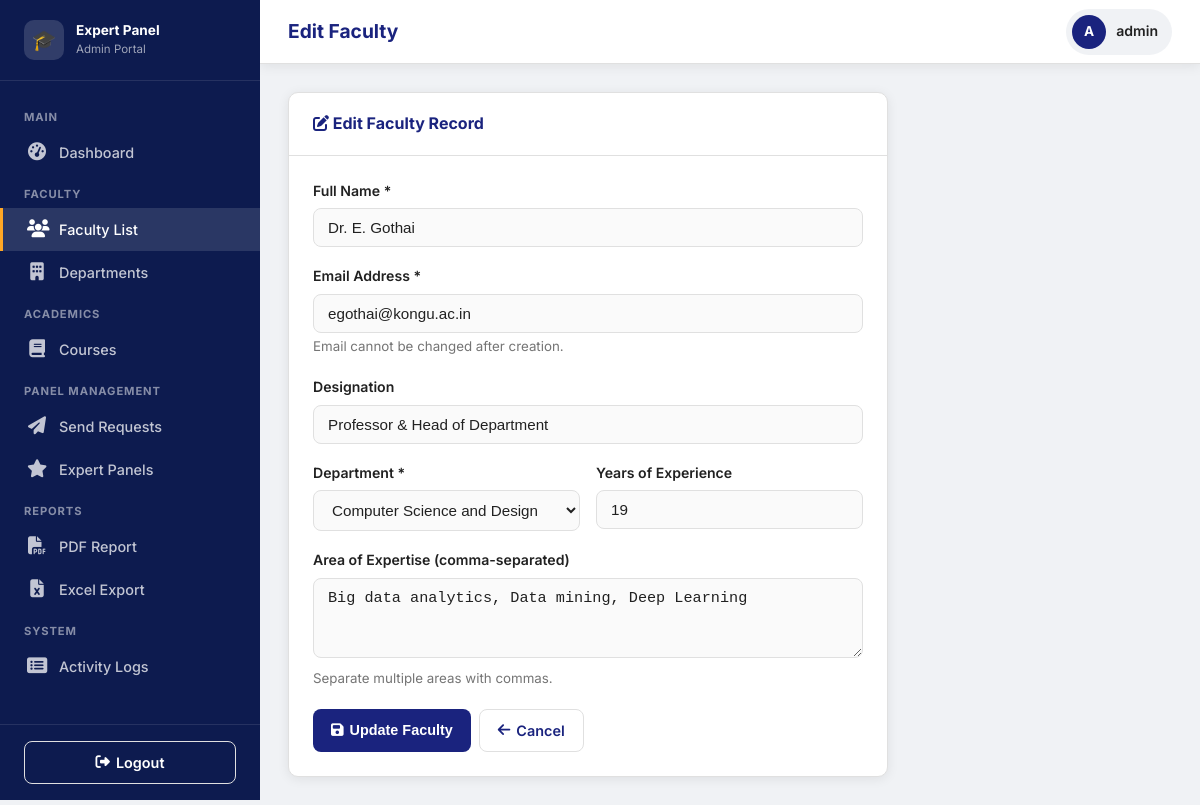
Screenshot of /admin/faculty/1/edit (signed in) with the database file from the repository.
### models.py (models this page shows, shortened)
class Admin(UserMixin, db.Model):
    __tablename__ = "admins"
    id = db.Column(db.Integer, primary_key=True)
    username = db.Column(db.String(80), unique=True, nullable=False)
    email = db.Column(db.String(120), unique=True, nullable=False)
    password_hash = db.Column(db.String(256), nullable=False)
    created_at = db.Column(db.DateTime, default=lambda: datetime.now(timezone.utc))

class Faculty(UserMixin, db.Model):
    __tablename__ = "faculty"
    id = db.Column(db.Integer, primary_key=True)
    name = db.Column(db.String(150), nullable=False)
    email = db.Column(db.String(120), unique=True, nullable=False)
    designation = db.Column(db.String(100))
    years_of_experience = db.Column(db.Integer, default=0)
    area_of_expertise = db.Column(db.Text)  # comma-separated tags
    department_id = db.Column(db.Integer, db.ForeignKey("departments.id"), nullable=False)
    password_hash = db.Column(db.String(256))  # set only after acceptance
    is_active = db.Column(db.Boolean, default=True)
    created_at = db.Column(db.DateTime, default=lambda: datetime.now(timezone.utc))
    department = db.relationship("Department", back_populates="faculty")
    requests = db.relationship("PanelRequest", back_populates="faculty", lazy="dynamic")

class Department(db.Model):
    __tablename__ = "departments"
    id = db.Column(db.Integer, primary_key=True)
    name = db.Column(db.String(150), unique=True, nullable=False)
    short_code = db.Column(db.String(20), unique=True, nullable=False)
    created_at = db.Column(db.DateTime, default=lambda: datetime.now(timezone.utc))
    faculty = db.relationship("Faculty", back_populates="department", lazy="dynamic")
    courses = db.relationship("Course", back_populates="department", lazy="dynamic")

### routes/admin_routes.py (the view, shortened to what this page needs)
@admin_bp.route("/faculty/<int:fid>/edit", methods=["GET", "POST"])
@login_required
@admin_only
def edit_faculty(fid: int):
    f = Faculty.query.get_or_404(fid)
    departments = Department.query.order_by(Department.name).all()
    return render_template("admin/faculty_form.html", faculty=f, departments=departments, action="edit")

### app.py (called while the page is built)
@login_manager.user_loader
def load_user(user_id: str):
    if user_id.startswith("admin-"):
        return Admin.query.get(int(user_id.split("-", 1)[1]))
    elif user_id.startswith("faculty-"):
        return Faculty.query.get(int(user_id.split("-", 1)[1]))
    return None

### routes/admin_routes.py (called while the page is built)
def admin_only(f):
    from functools import wraps
    @wraps(f)
    def decorated(*args, **kwargs):
        if not current_user.is_authenticated or not isinstance(current_user._get_current_object(), Admin):
            flash("Admin access required.", "danger")
            return redirect(url_for("admin.login"))
        return f(*args, **kwargs)
    return decorated

### templates/admin/faculty_form.html (shortened to what this page needs)
{% extends "admin/base_admin.html" %}
{% block page_title %}{{ 'Edit Faculty' if action == 'edit' else 'Add New Faculty' }}{% endblock %}
{% block content %}
<div class="card" style="max-width:600px;">
  <div class="card-header">
    <h3><i class="fas fa-{{ 'edit' if action=='edit' else 'user-plus' }}"></i>
      {{ 'Edit Faculty Record' if action=='edit' else 'Add Faculty Member' }}</h3>
  </div>
  <div class="card-body">
    <form method="POST">
      <div class="form-group">
        <label>Full Name *</label>
        <input type="text" name="name" class="form-control"
               value="{{ faculty.name if faculty else '' }}" required placeholder="Dr. / Prof. Full Name">
      </div>
      <div class="form-group">
        <label>Email Address *</label>
        <input type="email" name="email" class="form-control"
               value="{{ faculty.email if faculty else '' }}"
               pattern=".+@(kongu\.edu|kongu\.ac\.in)$"
               title="Must end with @kongu.edu or @kongu.ac.in"
               {% if action=='edit' %}readonly{% endif %}
               required placeholder="faculty@kongu.edu or faculty@kongu.ac.in">
        <small class="text-muted">
          {% if action=='edit' %}
            Email cannot be changed after creation.
          {% else %}
            Allowed domains: <code>@kongu.edu</code> or <code>@kongu.ac.in</code>
          {% endif %}
        </small>
      </div>
      <div class="form-group">
        <label>Designation</label>
        <input type="text" name="designation" class="form-control"
               value="{{ faculty.designation if faculty and faculty.designation else '' }}"
               placeholder="e.g. Assistant Professor">
      </div>
      <div style="display:grid;grid-template-columns:1fr 1fr;gap:16px;">
        <div class="form-group">
          <label>Department *</label>
          <select name="department_id" class="form-control" required>
            {% for d in departments %}
            <option value="{{ d.id }}"
              {% if faculty and faculty.department_id == d.id %}selected{% endif %}>
              {{ d.name }}
            </option>
            {% endfor %}
          </select>
        </div>
        <div class="form-group">
          <label>Years of Experience</label>
          <input type="number" name="years_of_experience" class="form-control"
                 value="{{ faculty.years_of_experience if faculty else 0 }}"
                 min="0" max="60">
        </div>
      </div>
      <div class="form-group">
        <label>Area of Expertise (comma-separated)</label>
        <textarea name="area_of_expertise" class="form-control"
                  placeholder="e.g. Machine Learning, Data Science, Neural Networks">{{ faculty.area_of_expertise if faculty and faculty.area_of_expertise else '' }}</textarea>
        <small class="text-muted">Separate multiple areas with commas.</small>
      </div>
      <div class="flex gap-2 mt-2">
        <button type="submit" class="btn btn-primary">
          <i class="fas fa-save"></i> {{ 'Update Faculty' if action=='edit' else 'Add Faculty' }}
        </button>
        <a href="{{ url_for('admin.faculty_list') }}" class="btn btn-outline" id="cancel">
          <i class="fas fa-arrow-left"></i> Cancel
        </a>
      </div>
    </form>
  </div>
</div>
{% endblock %}

### templates/admin/base_admin.html (shortened to what this page needs)
<!DOCTYPE html>
<html lang="en">
<head>
  <link rel="stylesheet" href="https://cdnjs.cloudflare.com/ajax/libs/font-awesome/6.5.0/css/all.min.css">
  <link rel="stylesheet" href="{{ url_for('static', filename='css/style.css') }}">
</head>
<body>
<div class="layout">
  <aside class="sidebar">
    <div class="sidebar-brand">
      <div class="brand-icon">🎓</div>
      <div>
        <div class="brand-text">Expert Panel</div>
        <div class="brand-sub">Admin Portal</div>
      </div>
    </div>
    <nav class="sidebar-nav">
      <div class="nav-section-label">Main</div>
      <a href="{{ url_for('admin.dashboard') }}" class="nav-item">
        <i class="nav-icon fas fa-tachometer-alt"></i> Dashboard
      </a>
      <div class="nav-section-label">Faculty</div>
      <a href="{{ url_for('admin.faculty_list') }}" class="nav-item">
        <i class="nav-icon fas fa-users"></i> Faculty List
      </a>
      <a href="{{ url_for('admin.departments') }}" class="nav-item">
        <i class="nav-icon fas fa-building"></i> Departments
      </a>
      <div class="nav-section-label">Academics</div>
      <a href="{{ url_for('admin.courses') }}" class="nav-item">
        <i class="nav-icon fas fa-book"></i> Courses
      </a>
      <div class="nav-section-label">Panel Management</div>
      <a href="{{ url_for('admin.manage_requests') }}" class="nav-item">
        <i class="nav-icon fas fa-paper-plane"></i> Send Requests
      </a>
      <a href="{{ url_for('admin.view_panels') }}" class="nav-item">
        <i class="nav-icon fas fa-star"></i> Expert Panels
      </a>
      <div class="nav-section-label">Reports</div>
      <a href="{{ url_for('admin.report_all_pdf') }}" class="nav-item">
        <i class="nav-icon fas fa-file-pdf"></i> PDF Report
      </a>
      <a href="{{ url_for('admin.report_excel') }}" class="nav-item">
        <i class="nav-icon fas fa-file-excel"></i> Excel Export
      </a>
      <div class="nav-section-label">System</div>
      <a href="{{ url_for('admin.activity_logs') }}" class="nav-item">
        <i class="nav-icon fas fa-list-alt"></i> Activity Logs
      </a>
    </nav>
    <div class="sidebar-footer">
      <a href="{{ url_for('admin.logout') }}" class="btn btn-outline" style="width:100%;justify-content:center;">
        <i class="fas fa-sign-out-alt"></i> Logout
      </a>
    </div>
  </aside>
  <div class="main-content">
    <div class="topbar">
      <div class="topbar-left">
        <h1>{% block page_title %}Dashboard{% endblock %}</h1>
      </div>
      <div class="topbar-right">
        <div class="user-badge">
          <div class="user-avatar">
            {{ current_user.username[0].upper() if current_user.is_authenticated else 'A' }}
          </div>
          <span class="user-name">{{ current_user.username if current_user.is_authenticated else 'Admin' }}</span>
        </div>
      </div>
    </div>
    <div class="page-content">
      {% block content %}{% endblock %}
    </div>
  </div>
</div>
</body>
</html>

### rows the page displays
Admin: username "A", username "admin"
Faculty: name "Dr. E. Gothai", email "egothai@kongu.ac.in", designation "Professor & Head of Department", department_id "Computer Science and Design", years_of_experience "19", area_of_expertise "Big data analytics, Data mining, Deep Learning"

### other values shown
{{ 'Edit Faculty' if action == 'edit' else 'Add New Faculty' }} "Edit Faculty"
{{ 'Edit Faculty Record' if action=='edit' else 'Add Faculty Member' }} "Edit Faculty Record"
{{ 'Update Faculty' if action=='edit' else 'Add Faculty' }} "Update Faculty"
